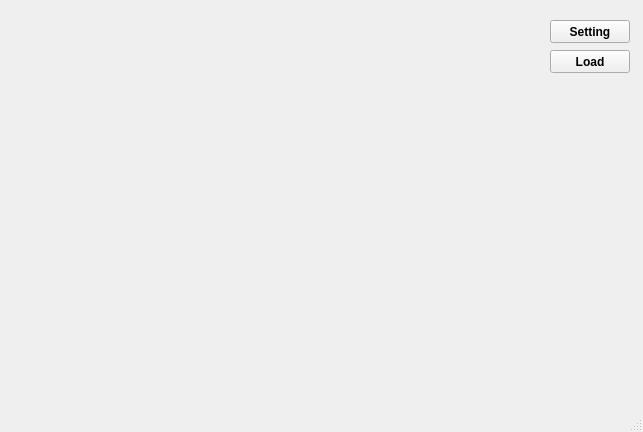
<?xml version="1.0" encoding="UTF-8"?>
<ui version="4.0">
 <class>MainWindow</class>
 <widget class="QMainWindow" name="MainWindow">
  <property name="geometry">
   <rect>
    <x>0</x>
    <y>0</y>
    <width>643</width>
    <height>432</height>
   </rect>
  </property>
  <property name="font">
   <font>
    <weight>75</weight>
    <bold>true</bold>
   </font>
  </property>
  <property name="windowTitle">
   <string>MainWindow</string>
  </property>
  <widget class="QWidget" name="centralwidget">
   <widget class="QPushButton" name="btnSetting">
    <property name="geometry">
     <rect>
      <x>550</x>
      <y>20</y>
      <width>80</width>
      <height>23</height>
     </rect>
    </property>
    <property name="text">
     <string>Setting</string>
    </property>
   </widget>
   <widget class="QPushButton" name="btnLoad">
    <property name="geometry">
     <rect>
      <x>550</x>
      <y>50</y>
      <width>80</width>
      <height>23</height>
     </rect>
    </property>
    <property name="text">
     <string>Load</string>
    </property>
   </widget>
  </widget>
  <widget class="QStatusBar" name="statusbar"/>
 </widget>
 <resources/>
 <connections/>
</ui>
